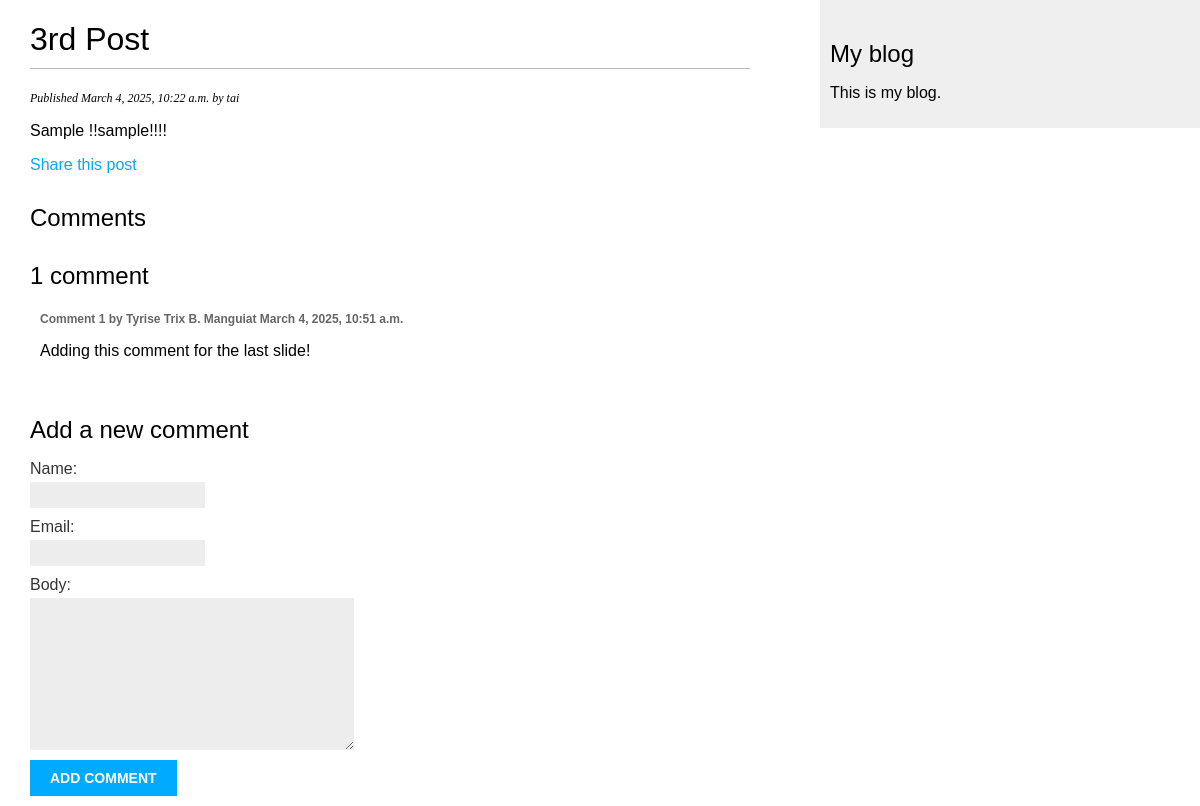
The app's page /blog/2025/3/4/3rd-post/ with its own data.
### blog/models.py (models this page shows, shortened)
class Post(models.Model):
    STATUS_CHOICES = (
        ('draft', 'Draft'),
        ('published', 'Published'),
    )
    title = models.CharField(max_length=250)
    slug = models.SlugField(max_length=250, unique_for_date='publish')
    author = models.ForeignKey(User, on_delete=models.CASCADE, related_name='blog_posts')
    body = models.TextField()
    publish = models.DateTimeField(default=timezone.now)
    created = models.DateTimeField(auto_now_add=True)
    updated = models.DateTimeField(auto_now=True)
    status = models.CharField(max_length=10, choices=STATUS_CHOICES, default='published')
    objects = models.Manager()  # Default manager
    published = PostManager()   # Custom manager for published posts
    class Meta:
        ordering = ('-publish',)

class Comment(models.Model):
    post = models.ForeignKey(Post, on_delete=models.CASCADE, related_name='comments')
    name = models.CharField(max_length=80)
    email = models.EmailField()
    body = models.TextField()
    created = models.DateTimeField(auto_now_add=True)
    updated = models.DateTimeField(auto_now=True)
    active = models.BooleanField(default=True)
    class Meta:
        ordering = ('created',)

### blog/views.py (the view)
def post_detail(request, year, month, day, slug):
    post = get_object_or_404(Post.published,
                             slug=slug,
                             publish__year=year,
                             publish__month=month,
                             publish__day=day)
    comments = post.comments.filter(active=True)  # Fetch only active comments
    new_comment = None
    if request.method == 'POST':
        comment_form = CommentForm(data=request.POST)
        if comment_form.is_valid():
            new_comment = comment_form.save(commit=False)
            new_comment.post = post
            new_comment.save()
    else:
        comment_form = CommentForm()
    return render(request, 'blog/post/detail.html', {
        'post': post,
        'comments': comments,
        'new_comment': new_comment,
        'comment_form': comment_form,
    })

### blog/forms.py
class CommentForm(forms.ModelForm):
    class Meta:
        model = Comment
        fields = ('name', 'email', 'body')

### blog/models.py (called while the page is built)
    def get_queryset(self):
        return super().get_queryset().filter(status='published')

### blog/templates/blog/post/detail.html (shortened to what this page needs)
{% extends "blog/base.html" %}
{% block content %}
    <h1>{{ post.title }}</h1>
    <p class="date">
        Published {{ post.publish }} by {{ post.author }}
    </p>
    {{ post.body|linebreaks }}
    <p>
        <a href="{% url 'blog:post_share' post.id %}">
            Share this post
        </a>
    </p>
    <h2>Comments</h2>
    {% with comments.count as total_comments %}
        <h2>{{ total_comments }} comment{{ total_comments|pluralize }}</h2>
    {% endwith %}
    {% for comment in comments %}
        <div class="comment">
            <p class="info">
                Comment {{ forloop.counter }} by {{ comment.name }}
                {{ comment.created }}
            </p>
            {{ comment.body|linebreaks }}
        </div>
    {% empty %}
        <p>There are no comments yet.</p>
    {% endfor %}
    {% if new_comment %}
        <h2>Your comment has been added.</h2>
    {% else %}
        <h2>Add a new comment</h2>
        <form method="post">
            {{ comment_form.as_p }}
            <p><input type="submit" value="Add comment"></p>
        </form>
    {% endif %}
{% endblock %}

### blog/static/css/blog.css (style rules this page uses)
body { margin: 0; padding: 0; font-family: helvetica, sans-serif; }
a { color: #00abff; text-decoration: none; }
h1 { font-weight: normal; border-bottom: 1px solid #bbb; padding: 0 0 10px 0; }
h2 { font-weight: normal; margin: 30px 0 0; }
p.date { color: #000000; font-family: georgia, serif; font-size: 12px; font-style: italic; }
label { float: left; clear: both; color: #333; margin-bottom: 4px; }
input, textarea { clear: both; float: left; margin: 0 0 10px; background: #ededed; border: 0; padding: 6px 10px; font-size: 12px; }
input[type=submit] { font-weight: bold; background: #00abff; color: #fff; padding: 10px 20px; font-size: 14px; text-transform: uppercase; }
.comment { padding: 10px; }
.comment .info { font-weight: bold; font-size: 12px; color: #666; }

### records on screen
Post: title "3rd Post", publish "March 4, 2025, 10:22 a.m.", author "tai", body "Sample !!sample!!!!"
Comment: name "Tyrise Trix B. Manguiat", created "March 4, 2025, 10:51 a.m.", body "Adding this comment for the last slide!"

### other values on screen
{{ total_comments }} "1"
